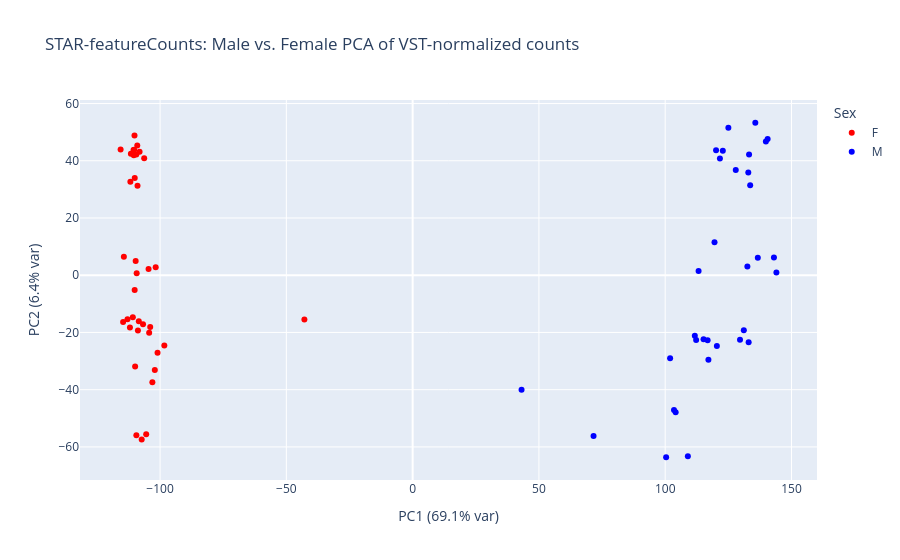

The notebook cell saved with this chart:
### Markdown cell above
PCA Plot

### Code cell
# create transpose
vst_t = norm_counts.T

pca = PCA(n_components=2)
pca_scores = pca.fit_transform(vst_t)

pca_df = metadata.copy()
pca_df['PC1'] = pca_scores[:,0]
pca_df['PC2'] = pca_scores[:,1]

# Explained variance
pc1_var = pca.explained_variance_ratio_[0] * 100
pc2_var = pca.explained_variance_ratio_[1] * 100

# Define your own color mapping
color_map = {'M': 'blue', 'F': 'red'}  

fig = px.scatter(
    pca_df,
    x='PC1',
    y='PC2',
    color='Sex',  
    color_discrete_map=color_map,          
    hover_name=pca_df.index,
    title=f"STAR-featureCounts: Male vs. Female PCA of VST-normalized counts"
)

fig.update_layout(
    xaxis_title=f"PC1 ({pca.explained_variance_ratio_[0]*100:.1f}% var)",
    yaxis_title=f"PC2 ({pca.explained_variance_ratio_[1]*100:.1f}% var)",
)
fig.show()

### Figure 1 — Plotly figure (JSON) as saved in the notebook; plotly's stock layout.template omitted (floating-point values rounded to 4 significant figures)
{"data": [{"hovertemplate": "<b>%{hovertext}</b><br><br>Sex=F<br>PC1=%{x}<br>PC2=%{y}<extra></extra>", "hovertext": ["ERR12356072", "ERR12383247", "ERR12383248", "ERR12383252", "ERR12383253", "ERR12383254", "ERR12383259", "ERR12383260", "ERR12383261", "ERR12383265", "ERR12383266", "ERR12383268", "ERR12383272", "ERR12383273", "ERR12383274", "ERR12383279", "ERR12383280", "ERR12383281", "ERR12383283", "ERR12383285", "ERR12383286", "ERR12383287", "ERR12383289", "ERR12383292", "ERR12383293", "ERR12383294", "ERR12383298", "ERR12383299", "ERR12383300", "ERR12383301", "ERR12383305", "ERR12383306", "ERR12383307", "ERR12383311", "ERR12383312", "ERR12383313", "ERR12383314"], "legendgroup": "F", "marker": {"color": "red", "symbol": "circle"}, "mode": "markers", "name": "F", "orientation": "v", "showlegend": true, "type": "scatter", "x": [-104.3, -106.7, -98.31, -103.9, -101.0, -42.85, -101.7, -110.1, -104.6, -110.0, -111.8, -108.9, -111.5, -109.4, -106.3, -108.1, -110.5, -110.4, -110.1, -115.6, -110.3, -109.0, -109.9, -109.7, -114.3, -109.3, -110.8, -108.4, -102.1, -112.9, -114.6, -111.9, -108.8, -103.1, -109.4, -105.5, -107.3], "xaxis": "x", "y": [-20.11, -17.11, -24.52, -18.06, -27.06, -15.45, 2.816, -5.133, 2.154, 33.98, 32.67, 31.26, 42.49, 42.2, 40.91, 43.14, 43.79, 41.94, 48.87, 43.96, 43.87, 45.37, -31.9, 4.942, 6.439, 0.7146, -14.7, -16.11, -33.12, -15.36, -16.38, -18.23, -19.34, -37.36, -55.9, -55.58, -57.4], "yaxis": "y"}, {"hovertemplate": "<b>%{hovertext}</b><br><br>Sex=M<br>PC1=%{x}<br>PC2=%{y}<extra></extra>", "hovertext": ["ERR12383249", "ERR12383250", "ERR12383251", "ERR12383255", "ERR12383256", "ERR12383257", "ERR12383258", "ERR12383262", "ERR12383263", "ERR12383264", "ERR12383267", "ERR12383269", "ERR12383270", "ERR12383271", "ERR12383275", "ERR12383276", "ERR12383277", "ERR12383278", "ERR12383282", "ERR12383284", "ERR12383288", "ERR12383290", "ERR12383291", "ERR12383295", "ERR12383296", "ERR12383302", "ERR12383304", "ERR12383308", "ERR12383309", "ERR12383310", "ERR12383315", "ERR12383316", "ERR12383317"], "legendgroup": "M", "marker": {"color": "blue", "symbol": "circle"}, "mode": "markers", "name": "M", "orientation": "v", "showlegend": true, "type": "scatter", "x": [129.6, 133.0, 120.5, 143.1, 104.1, 144.0, 132.5, 132.9, 133.6, 127.9, 103.5, 140.6, 139.9, 121.7, 133.2, 122.8, 120.1, 43.12, 125.0, 135.7, 113.2, 136.7, 119.5, 111.7, 115.2, 112.3, 101.9, 109.0, 100.4, 71.63, 131.1, 116.8, 117.1], "xaxis": "x", "y": [-22.55, -23.41, -24.76, 6.184, -47.88, 0.9772, 3.077, 35.86, 31.4, 36.78, -47.14, 47.6, 46.76, 40.77, 42.21, 43.51, 43.66, -39.99, 51.58, 53.29, 1.508, 6.067, 11.54, -21.18, -22.41, -22.6, -29.0, -63.25, -63.61, -56.17, -19.22, -22.68, -29.58], "yaxis": "y"}], "layout": {"legend": {"title": {"text": "Sex"}, "tracegroupgap": 0}, "title": {"text": "STAR-featureCounts: Male vs. Female PCA of VST-normalized counts"}, "xaxis": {"anchor": "y", "domain": [0, 1], "title": {"text": "PC1 (69.1% var)"}}, "yaxis": {"anchor": "x", "domain": [0, 1], "title": {"text": "PC2 (6.4% var)"}}}}
